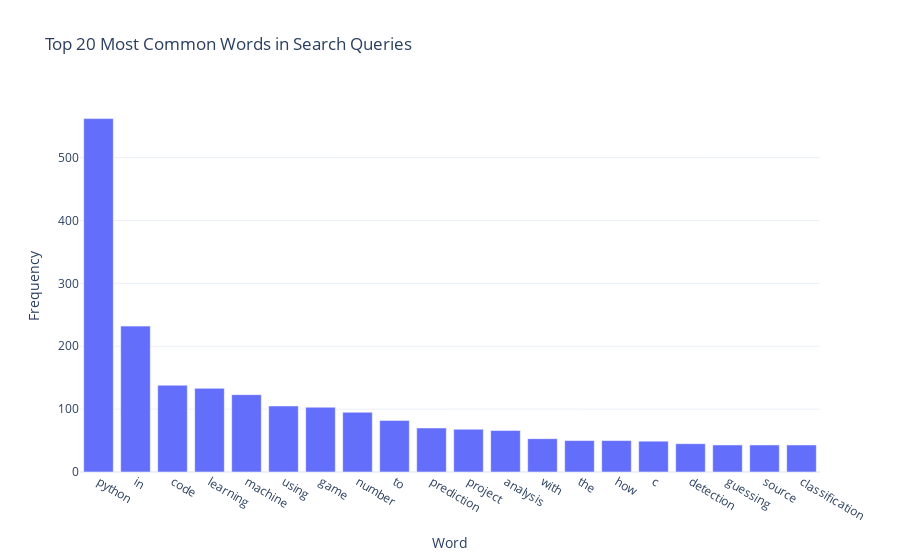

The notebook cell this image was saved under:
### Code cell
# Analyze common words in each search history
# Function to clean and split the queries into words
def clean_and_split( query ):
  words = re.findall( r'\b[a-zA-Z]+\b', query.lower() )
  return words

# Split each query into words and count the frequency of each word
word_counts = Counter()
for query in queries_df['Top queries']:
  word_counts.update( clean_and_split( query ) )

word_freq_df = pd.DataFrame( word_counts.most_common( 20 ), columns = [ 'Word', 'Frequency' ] )

# Plot the word frequencies
fig = px.bar( word_freq_df, x = 'Word', y = 'Frequency', title = 'Top 20 Most Common Words in Search Queries' )
fig.show()

### Figure 1 — Plotly figure (JSON) as saved in the notebook; plotly's stock layout.template omitted (floating-point values rounded to 4 significant figures)
{"data": [{"alignmentgroup": "True", "hovertemplate": "Word=%{x}<br>Frequency=%{y}<extra></extra>", "legendgroup": "", "marker": {"color": "#636efa", "pattern": {"shape": ""}}, "name": "", "offsetgroup": "", "orientation": "v", "showlegend": false, "textposition": "auto", "type": "bar", "x": ["python", "in", "code", "learning", "machine", "using", "game", "number", "to", "prediction", "project", "analysis", "with", "the", "how", "c", "detection", "guessing", "source", "classification"], "xaxis": "x", "y": [562, 232, 138, 133, 123, 105, 103, 95, 82, 70, 68, 66, 53, 50, 50, 49, 45, 43, 43, 43], "yaxis": "y"}], "layout": {"barmode": "relative", "legend": {"tracegroupgap": 0}, "title": {"text": "Top 20 Most Common Words in Search Queries"}, "xaxis": {"anchor": "y", "domain": [0, 1], "title": {"text": "Word"}}, "yaxis": {"anchor": "x", "domain": [0, 1], "title": {"text": "Frequency"}}}}
